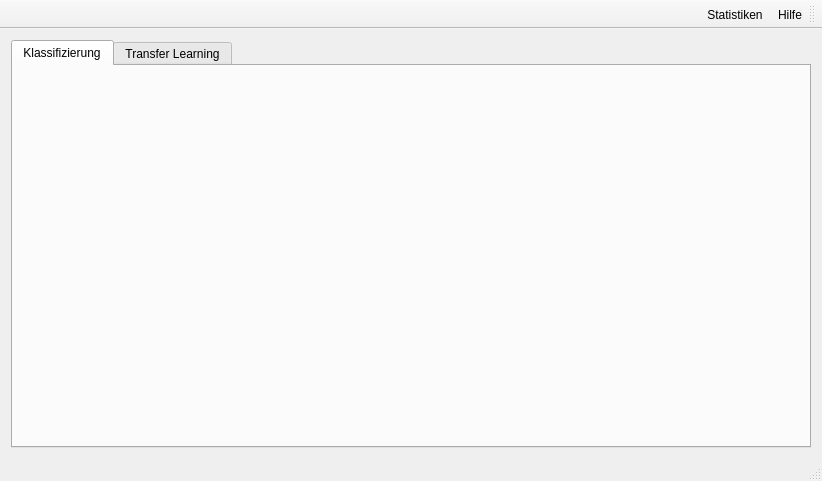
<?xml version="1.0" encoding="UTF-8"?>
<ui version="4.0">
 <class>MainWindow</class>
 <widget class="QMainWindow" name="MainWindow">
  <property name="geometry">
   <rect>
    <x>0</x>
    <y>0</y>
    <width>822</width>
    <height>481</height>
   </rect>
  </property>
  <property name="windowTitle">
   <string>AlexLens</string>
  </property>
  <widget class="QWidget" name="centralWidget">
   <layout class="QVBoxLayout" name="verticalLayout">
    <item>
     <widget class="QTabWidget" name="tabWidget">
      <property name="currentIndex">
       <number>0</number>
      </property>
      <widget class="QWidget" name="classifyTab">
       <attribute name="title">
        <string>Klassifizierung</string>
       </attribute>
       <layout class="QHBoxLayout" name="horizontalLayout">
        <item>
         <widget class="InputPanel" name="inputClassifyPanel" native="true"/>
        </item>
        <item>
         <widget class="ParameterPanel" name="parameterClassifyPanel" native="true"/>
        </item>
        <item>
         <widget class="OutputClassifyPanel" name="outputClassifyPanel" native="true"/>
        </item>
       </layout>
      </widget>
      <widget class="QWidget" name="trainingTab">
       <attribute name="title">
        <string>Transfer Learning</string>
       </attribute>
       <layout class="QHBoxLayout" name="horizontalLayout_2">
        <item>
         <widget class="InputPanel" name="inputTrainingPanel" native="true"/>
        </item>
        <item>
         <widget class="ParameterPanel" name="parameterTrainingPanel" native="true"/>
        </item>
        <item>
         <widget class="OutputClassifyPanel" name="outputTrainingPanel" native="true"/>
        </item>
       </layout>
      </widget>
     </widget>
    </item>
   </layout>
  </widget>
  <widget class="QMenuBar" name="menuBar">
   <property name="geometry">
    <rect>
     <x>0</x>
     <y>0</y>
     <width>822</width>
     <height>22</height>
    </rect>
   </property>
  </widget>
  <widget class="QToolBar" name="mainToolBar">
   <property name="layoutDirection">
    <enum>Qt::RightToLeft</enum>
   </property>
   <property name="iconSize">
    <size>
     <width>20</width>
     <height>20</height>
    </size>
   </property>
   <attribute name="toolBarArea">
    <enum>TopToolBarArea</enum>
   </attribute>
   <attribute name="toolBarBreak">
    <bool>false</bool>
   </attribute>
   <addaction name="actionHilfe"/>
   <addaction name="actionStatistiken"/>
  </widget>
  <widget class="QStatusBar" name="statusBar"/>
  <action name="actionStatistiken">
   <property name="icon">
    <iconset resource="Icon/icon.qrc">
     <normaloff>:/icon/iconStat.png</normaloff>:/icon/iconStat.png</iconset>
   </property>
   <property name="text">
    <string>Statistiken</string>
   </property>
   <property name="toolTip">
    <string>Statistiken</string>
   </property>
  </action>
  <action name="actionHilfe">
   <property name="icon">
    <iconset resource="Icon/icon.qrc">
     <normaloff>:/icon/iconQuestion.png</normaloff>:/icon/iconQuestion.png</iconset>
   </property>
   <property name="text">
    <string>Hilfe</string>
   </property>
   <property name="toolTip">
    <string>Hilfe</string>
   </property>
  </action>
 </widget>
 <layoutdefault spacing="6" margin="11"/>
 <customwidgets>
  <customwidget>
   <class>ParameterPanel</class>
   <extends>QWidget</extends>
   <header location="global">parameterpanel.h</header>
   <container>1</container>
  </customwidget>
  <customwidget>
   <class>InputPanel</class>
   <extends>QWidget</extends>
   <header location="global">inputpanel.h</header>
   <container>1</container>
  </customwidget>
  <customwidget>
   <class>OutputClassifyPanel</class>
   <extends>QWidget</extends>
   <header location="global">outputclassifypanel.h</header>
   <container>1</container>
  </customwidget>
 </customwidgets>
 <resources>
  <include location="Icon/icon.qrc"/>
 </resources>
 <connections/>
</ui>
